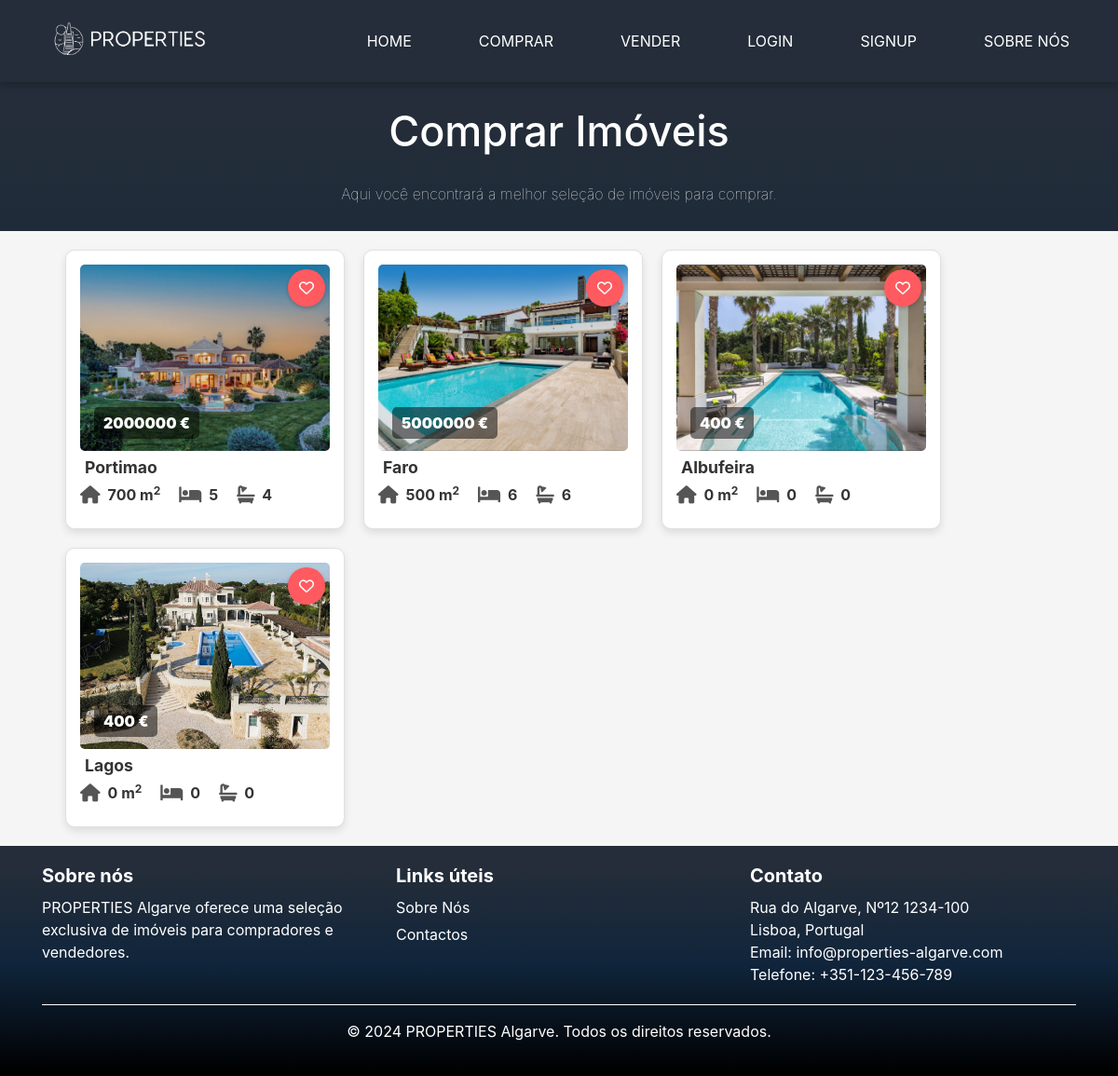
The page /comprar/ on the database as committed earlier.
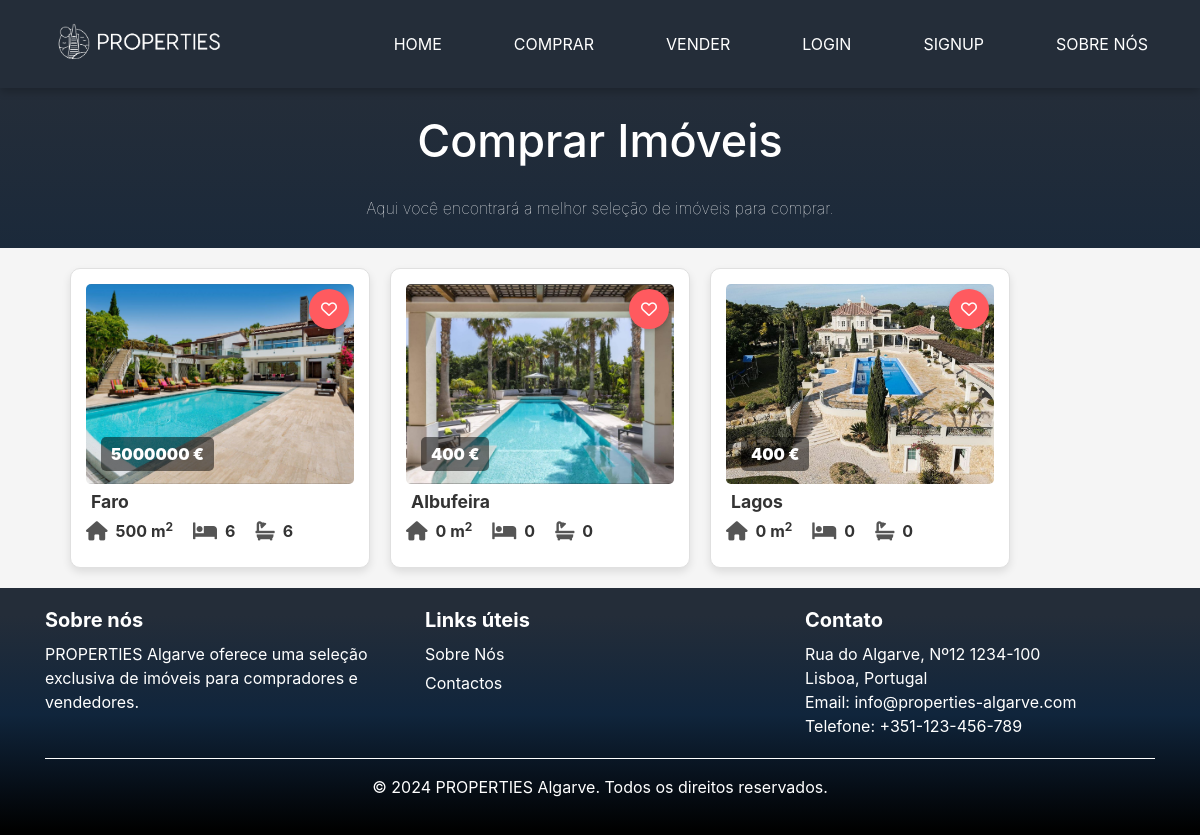
The same page on the database as committed later.
### base/models.py (models this page shows, shortened)
class Property(models.Model):
    LOCATION_CHOICES = [
        ('faro', 'Faro'),
        ('lagos', 'Lagos'),
        ('portimao', 'Portimão'),
        ('albufeira', 'Albufeira'),
        ('tavira', 'Tavira'),
        ('olhao', 'Olhão'),
        ('silves', 'Silves'),
        ('loule', 'Loulé'),
        ('vila_real_de_santo_antonio', 'Vila Real de Santo António'),
    ]
    host = models.ForeignKey('Profile', on_delete=models.CASCADE)
    title = models.CharField(max_length=255)
    description = models.TextField()
    location = models.CharField(max_length=100, choices=LOCATION_CHOICES)
    price = models.DecimalField(max_digits=10, decimal_places=0)
    area = models.IntegerField()
    num_bedrooms = models.IntegerField()
    num_bathrooms = models.IntegerField()
    elevator = models.BooleanField(default=False)
    parking_spaces = models.IntegerField(default=0)
    pool = models.BooleanField(default=False)

class PropertyImage(models.Model):
    property = models.ForeignKey('Property', related_name='images', on_delete=models.CASCADE)
    image = models.ImageField(upload_to='property_images/')
    uploaded_at = models.DateTimeField(auto_now_add=True)

### base/views.py (the view)
# urls.py: path('comprar/', views.buy, name='comprar'),
def buy(request):
    properties = Property.objects.order_by('-id')
    properties_with_images = []
    for prop in properties:
        first_image = prop.images.first()  # Utiliza o `related_name` definido no modelo
        properties_with_images.append((prop, first_image))
    return render(request, 'buy.html', {'properties_with_images': properties_with_images})

### templates/buy.html
{% extends 'main.html' %}
{% block content %}
<div class="content ">
    <h2>Comprar Imóveis</h2>
    <p>Aqui você encontrará a melhor seleção de imóveis para comprar.</p>
</div>
<div class="card-container">
    {% if properties_with_images %}
    {% for property, image in properties_with_images %}
    <div class="property-card">
        {% if image %}
        <a href="{% url 'property_detail' property.pk %}" class="">
            <img src="{{ image.image.url }}" alt="{{ property.title }} - Image" class="property-image">
        </a>
        {% else %}
        <p class="no-image">Nenhuma imagem disponível</p>
        {% endif %}
        <button class="favorites-button" title="Add to favorites"><i class="fa-regular fa-heart"></i></button>
        <p class="property-price"><strong>{{ property.price }} €</strong></p>
        <p class="property-location">
            {{ property.location|capfirst }}
        </p>
        <div class="property-details">
            <p class="detail-item">
                <i class="fa-solid fa-house"></i>
                <strong> {{ property.area }} m<sup>2</sup> </strong>
            </p>
            <p class="detail-item">
                <i class="fas fa-bed"></i>
                <strong> {{ property.num_bedrooms }} </strong>
            </p>
            <p class="detail-item">
                <i class="fas fa-bath"></i>
                <strong> {{ property.num_bathrooms }} </strong>
            </p>
        </div>
    </div>
    {% endfor %}
    {% else %}
    <div class="no-property">
        Nenhum imóvel disponível no momento.
    </div>
    {% endif %}
</div>
{% endblock %}

Rows that differ between the two databases and show on the page:
removed Property: image (picture), price "2000000", location "Portimao", area "700", num_bedrooms "5", num_bathrooms "4"
